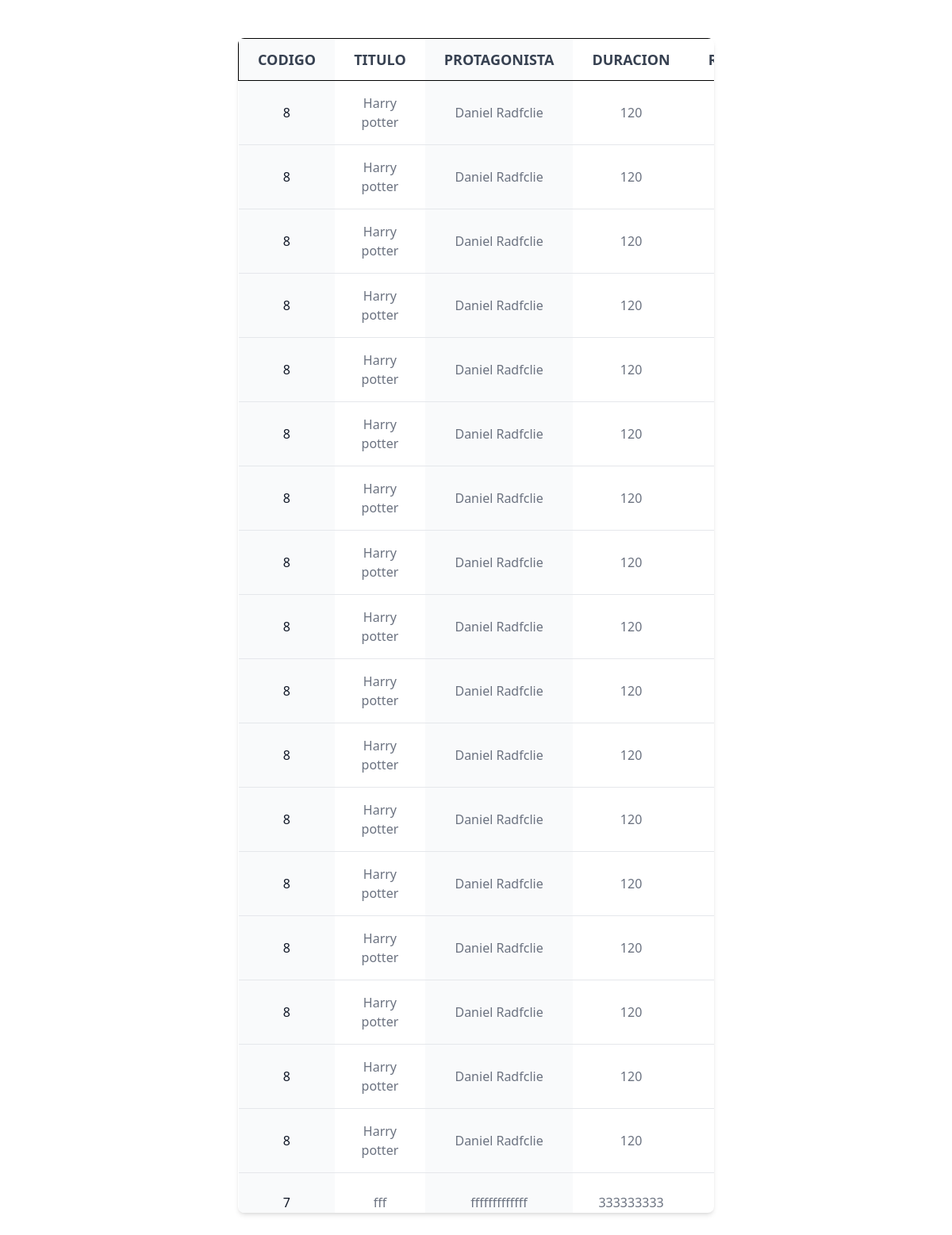
The app's page /vistaListarPeliculas/ with its own data.
### appMovies/models.py (models this page shows, shortened)
class Peliculas(models.Model):
    codigo=models.CharField(max_length=9)
    titulo=models.CharField(max_length=50)
    protagonista=models.CharField(max_length=50)
    duracion=models.IntegerField()
    resumen=models.CharField(max_length=2000)
    foto=models.ImageField(upload_to=f'fotos/', null=True, blank=True)
    pelGenero=models.ForeignKey(Genero, on_delete=models.PROTECT)

### appMovies/views.py (the view)
# urls.py: path('vistaListarPeliculas/', views.listarPeliculas),
def listarPeliculas(request):
    peliculas= Peliculas.objects.all()
    retorno= {"peliculas": list(peliculas)}
    return render(request, 'listarPeliculas.html',retorno )

### appMovies/models.py (called while the page is built)
    def __str__(self) -> str:
        return self.genNombre

### appMovies/templates/listarPeliculas.html (shortened to what this page needs)
<!DOCTYPE html>
<html lang="en">
<head>
</head>
<body>
<div class=" w-[50%] mx-auto overflow-x-auto h-[70vh] shadow-md sm:rounded-lg mt-[4%]  ">
    <table class="  text-sm text-left rtl:text-right text-gray-500 dark:text-gray-400">
        <thead class="text-xs text-center  text-gray-700 uppercase dark:text-gray-400">
            <tr class="text-lg border border-black">
                <th scope="col" class="px-6 py-3 bg-gray-50 dark:bg-gray-800">
                    codigo
                </th>
                <th scope="col" class="px-6 py-3">
                    titulo
                </th>
                <th scope="col" class="px-6 py-3 bg-gray-50 dark:bg-gray-800">
                    protagonista
                </th>
                <th scope="col" class="px-6 py-3">
                    duracion
                </th>
                <th scope="col" class="px-6 py-3 dark:bg-gray-800">
                    resumen
                </th>
            </tr>
        </thead>
        <tbody>
            {% for p in peliculas%}
                <tr class="border-b text-center text-base border-gray-200 dark:border-gray-700">
                    <th scope="row" class="px-6 py-4 font-medium text-gray-900 whitespace-nowrap bg-gray-50 dark:text-white dark:bg-gray-800">
                        {{p.codigo }}
                    </th>
                    <td class="px-6 py-4">
                        {{p.titulo }}
                    </td>
                    <td class="px-6 py-4 bg-gray-50 dark:bg-gray-800">
                        {{p.protagonista }}
                    </td>
                    <td class="px-6 py-4">
                        {{p.duracion }}
                    </td>
                    <td class="px-6 py-4 dark:bg-gray-800">
                    </td>
                </tr>
            {% endfor %}
        </tbody>
    </table>
</div>
<script src="https://cdn.tailwindcss.com"></script>
</body>
</html>

### records on screen
Peliculas: codigo "8", titulo "Harry potter", protagonista "Daniel Radfclie", duracion "120"
Peliculas: codigo "8", titulo "Harry potter", protagonista "Daniel Radfclie", duracion "120"
Peliculas: codigo "8", titulo "Harry potter", protagonista "Daniel Radfclie", duracion "120"
Peliculas: codigo "8", titulo "Harry potter", protagonista "Daniel Radfclie", duracion "120"
Peliculas: codigo "8", titulo "Harry potter", protagonista "Daniel Radfclie", duracion "120"
Peliculas: codigo "8", titulo "Harry potter", protagonista "Daniel Radfclie", duracion "120"
Peliculas: codigo "8", titulo "Harry potter", protagonista "Daniel Radfclie", duracion "120"
Peliculas: codigo "8", titulo "Harry potter", protagonista "Daniel Radfclie", duracion "120"
Peliculas: codigo "8", titulo "Harry potter", protagonista "Daniel Radfclie", duracion "120"
Peliculas: codigo "8", titulo "Harry potter", protagonista "Daniel Radfclie", duracion "120"
Peliculas: codigo "8", titulo "Harry potter", protagonista "Daniel Radfclie", duracion "120"
Peliculas: codigo "8", titulo "Harry potter", protagonista "Daniel Radfclie", duracion "120"
Peliculas: codigo "8", titulo "Harry potter", protagonista "Daniel Radfclie", duracion "120"
Peliculas: codigo "8", titulo "Harry potter", protagonista "Daniel Radfclie", duracion "120"
Peliculas: codigo "8", titulo "Harry potter", protagonista "Daniel Radfclie", duracion "120"
Peliculas: codigo "8", titulo "Harry potter", protagonista "Daniel Radfclie", duracion "120"
Peliculas: codigo "8", titulo "Harry potter", protagonista "Daniel Radfclie", duracion "120"
Peliculas: codigo "7", titulo "fff", protagonista "fffffffffffff", duracion "333333333"
